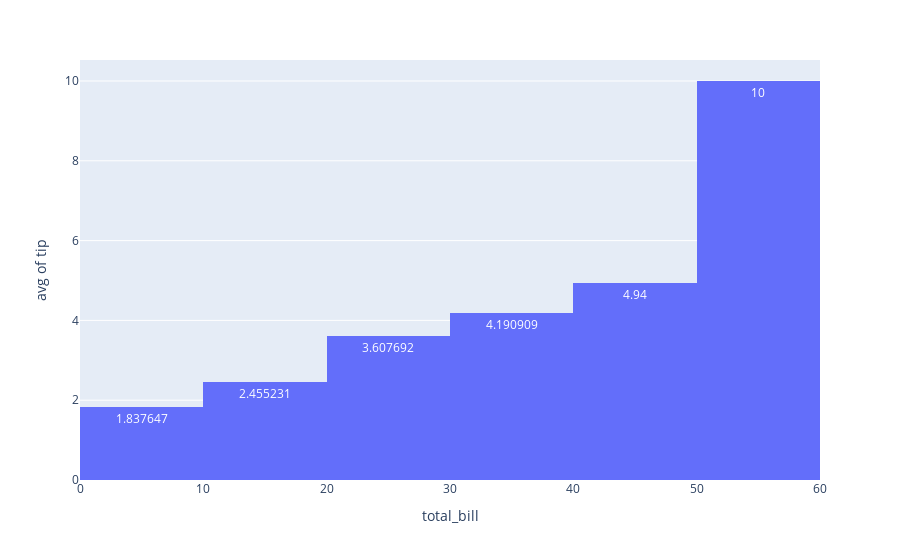

This figure's notebook cell:
### Code cell
fig = px.histogram(df, x="total_bill", y="tip", histfunc="avg", nbins=8, text_auto=True)
fig.show()

### Figure 1 — Plotly figure (JSON) as saved in the notebook; plotly's stock layout.template omitted (floating-point values rounded to 4 significant figures; data arrays with more than 128 entries replaced by an {"elided": "..."} marker saying what was removed)
{"data": [{"alignmentgroup": "True", "bingroup": "x", "histfunc": "avg", "hovertemplate": "total_bill=%{x}<br>avg of tip=%{y}<extra></extra>", "legendgroup": "", "marker": {"color": "#636efa", "pattern": {"shape": ""}}, "name": "", "nbinsx": 8, "offsetgroup": "", "orientation": "v", "showlegend": false, "texttemplate": "%{value}", "type": "histogram", "x": {"elided": "244 float values"}, "xaxis": "x", "y": {"elided": "244 float values"}, "yaxis": "y"}], "layout": {"autosize": true, "barmode": "relative", "legend": {"tracegroupgap": 0}, "margin": {"t": 60}, "xaxis": {"anchor": "y", "autorange": true, "domain": [0, 1], "range": [0, 60], "title": {"text": "total_bill"}, "type": "linear"}, "yaxis": {"anchor": "x", "autorange": true, "domain": [0, 1], "range": [0, 10.53], "title": {"text": "avg of tip"}, "type": "linear"}}}
